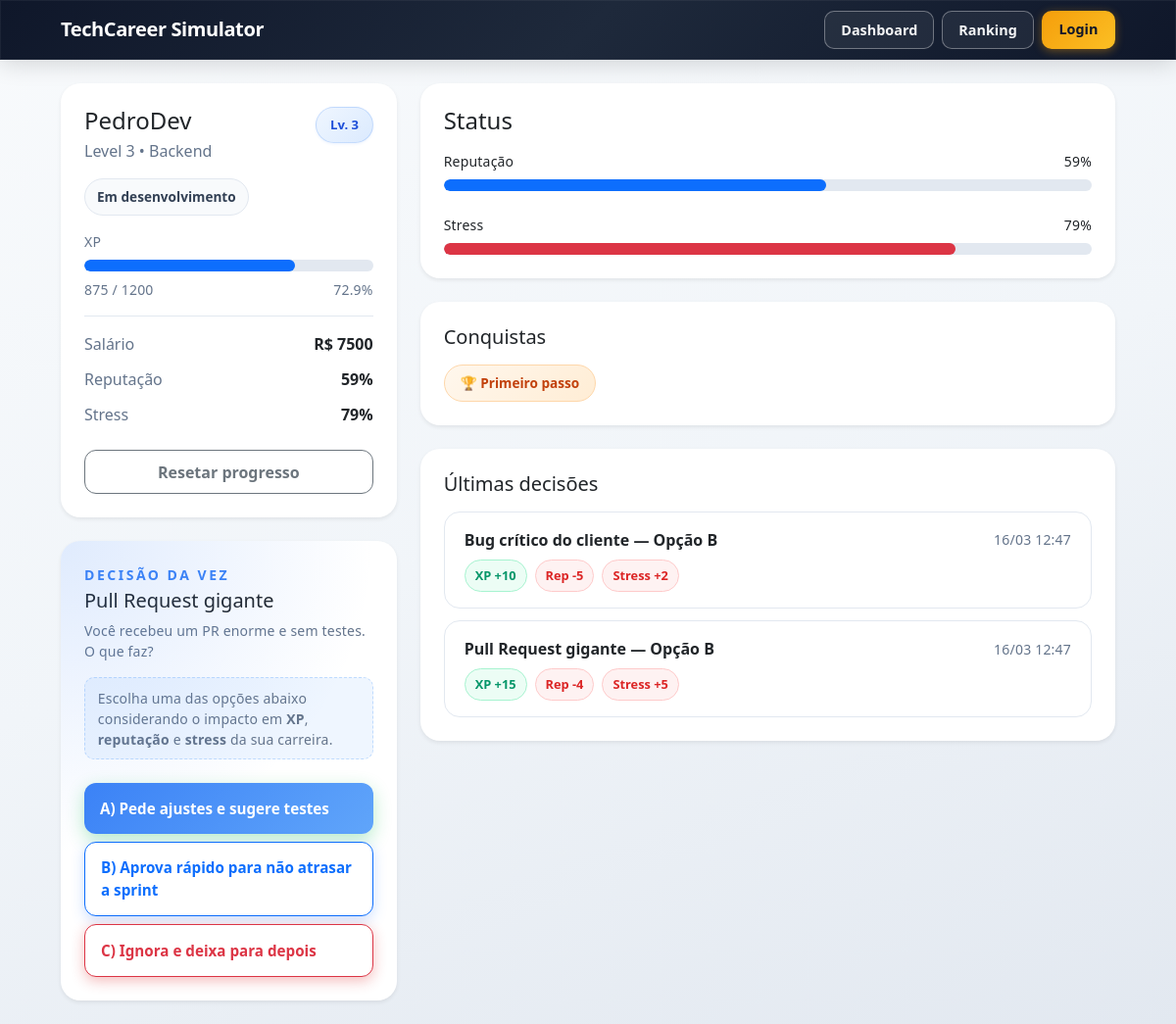
The page /dashboard (signed in) on the database its author committed.
### models.py (models this page shows)
class User(db.Model):
    id = db.Column(db.Integer, primary_key=True)
    username = db.Column(db.String(100), unique=True, nullable=False)
    stats = db.relationship("Stats", backref="user", uselist=False)

class Stats(db.Model):
    id = db.Column(db.Integer, primary_key=True)
    user_id = db.Column(db.Integer, db.ForeignKey("user.id"), nullable=False, unique=True)
    level = db.Column(db.Integer, default=1)
    xp = db.Column(db.Integer, default=0)
    xp_max = db.Column(db.Integer, default=100)
    salary = db.Column(db.Integer, default=2000)
    reputation = db.Column(db.Integer, default=50)
    stress = db.Column(db.Integer, default=10)

class DecisionLog(db.Model):
    id = db.Column(db.Integer, primary_key=True)
    user_id = db.Column(db.Integer, db.ForeignKey("user.id"), nullable=False)
    choice = db.Column(db.String(1), nullable=False)
    delta_xp = db.Column(db.Integer, default=0)
    delta_reputation = db.Column(db.Integer, default=0)
    delta_stress = db.Column(db.Integer, default=0)
    challenge_title = db.Column(db.String(150), nullable=True)
    created_at = db.Column(db.DateTime, default=datetime.utcnow)

### app.py (the view)
@app.route("/dashboard")
def dashboard():
    user_id = session.get("user_id")
    if not user_id:
        return redirect(url_for("login"))
    user = User.query.get(user_id)
    stats = Stats.query.filter_by(user_id=user_id).first()
    logs = (
    DecisionLog.query
    .filter_by(user_id=user_id)
    .order_by(DecisionLog.created_at.desc())
    .limit(5)
    .all()
)
    if not user or not stats:
        return redirect(url_for("login"))
    current_challenge = random.choice(challenges)
    achievements = []
    if len(logs) >= 1:
        achievements.append("Primeiro passo")
    if stats.level >= 4:
        achievements.append("Em ascensão")
    if stats.reputation >= 80:
        achievements.append("Boa reputação")
    if stats.stress >= 95:
        achievements.append("Burnout")
    if stats.xp >= stats.xp_max * 0.8:
        achievements.append("Quase lá")
    return render_template(
        "dashboard.html",
        user=user,
        stats=stats,
        logs=logs,
        current_challenge=current_challenge,
        achievements=achievements
    )

### app.py (called while the page is built)
def format_brasilia(dt):
    if dt is None:
        return ""
    if dt.tzinfo is None:
        dt = dt.replace(tzinfo=timezone.utc)
    br = dt.astimezone(BRASILIA)
    return br.strftime("%d/%m %H:%M")

### templates/dashboard.html (shortened to what this page needs)
{% extends "base.html" %}
{% block content %}
<div class="row g-4">
  <div class="col-12 col-lg-4">
    <div class="card shadow-sm border-0 profile-card">
      <div class="card-body p-4">
        <div class="d-flex justify-content-between align-items-start mb-3">
          <div>
            <h1 class="h4 mb-1">{{ user.username }}</h1>
            <p class="text-secondary mb-0">Level {{ stats.level }} • Backend</p>
          </div>
          <span class="level-badge">Lv. {{ stats.level }}</span>
        </div>
        {% if stats.stress >= 90 %}
          <div class="status-chip danger-soft mb-3">Em risco de burnout</div>
        {% elif stats.reputation >= 80 %}
          <div class="status-chip success-soft mb-3">Profissional em destaque</div>
        {% elif stats.xp >= stats.xp_max * 0.8 %}
          <div class="status-chip info-soft mb-3">Próximo de subir de nível</div>
        {% else %}
          <div class="status-chip neutral-soft mb-3">Em desenvolvimento</div>
        {% endif %}
        <div class="mb-2 small text-secondary">XP</div>
        <div class="progress mb-2">
          <div class="progress-bar" style="width: {{ (stats.xp / stats.xp_max) * 100 }}%"></div>
        </div>
        <div class="d-flex justify-content-between small text-secondary mb-3">
          <span>{{ stats.xp }} / {{ stats.xp_max }}</span>
          <span>{{ ((stats.xp / stats.xp_max) * 100) | round(1) }}%</span>
        </div>
        <hr>
        <div class="info-row">
          <span class="text-secondary">Salário</span>
          <span class="fw-semibold">R$ {{ stats.salary }}</span>
        </div>
        <div class="info-row">
          <span class="text-secondary">Reputação</span>
          <span class="fw-semibold">{{ stats.reputation }}%</span>
        </div>
        <div class="info-row">
          <span class="text-secondary">Stress</span>
          <span class="fw-semibold {% if stats.stress >= 90 %}text-danger{% endif %}">
            {{ stats.stress }}%
          </span>
        </div>
        <form method="POST" action="{{ url_for('reset') }}" class="mt-4">
          <button
            class="btn btn-outline-secondary w-100"
            type="submit"
          >
            Resetar progresso
          </button>
        </form>
      </div>
    </div>
    <div class="card shadow-sm border-0 mt-4 challenge-card">
      <div class="card-body p-4">
        <p class="challenge-label text-uppercase small fw-semibold mb-1">
          Decisão da vez
        </p>
        <h2 class="h5 mb-2">{{ current_challenge.title }}</h2>
        <p class="text-secondary small mb-3">
          {{ current_challenge.prompt }}
        </p>
        <p class="challenge-help text-secondary small mb-3">
          Escolha uma das opções abaixo considerando o impacto em
          <span class="fw-semibold">XP</span>, <span class="fw-semibold">reputação</span> e <span class="fw-semibold">stress</span> da sua carreira.
        </p>
        <form method="POST" action="{{ url_for('choose') }}" class="d-grid gap-2 mt-3 choice-buttons">
          <button
            class="btn btn-primary choice-btn choice-btn-a"
            name="choice"
            value="A"
            type="submit"
          >
            A) {{ current_challenge.a.text }}
          </button>
          <button
            class="btn btn-outline-primary choice-btn choice-btn-b"
            name="choice"
            value="B"
            type="submit"
          >
            B) {{ current_challenge.b.text }}
          </button>
          <button
            class="btn btn-outline-danger choice-btn choice-btn-c"
            name="choice"
            value="C"
            type="submit"
          >
            C) {{ current_challenge.c.text }}
          </button>
        </form>
      </div>
    </div>
  </div>
  <div class="col-12 col-lg-8">
    <div class="card shadow-sm border-0">
      <div class="card-body p-4">
        <div class="d-flex justify-content-between align-items-center mb-3">
          <h2 class="h4 mb-0">Status</h2>
        </div>
        <div class="mb-2 d-flex justify-content-between small">
          <span>Reputação</span>
          <span>{{ stats.reputation }}%</span>
        </div>
        <div class="progress mb-4">
          <div class="progress-bar" style="width: {{ stats.reputation }}%"></div>
        </div>
        <div class="mb-2 d-flex justify-content-between small">
          <span>Stress</span>
          <span>{{ stats.stress }}%</span>
        </div>
        <div class="progress">
          <div class="progress-bar bg-danger" style="width: {{ stats.stress }}%"></div>
        </div>
      </div>
    </div>
    <div class="card shadow-sm border-0 mt-4">
      <div class="card-body p-4">
        <h2 class="h5 mb-3">Conquistas</h2>
        {% if achievements and achievements|length > 0 %}
          <div class="achievement-list">
            {% for achievement in achievements %}
              <span class="achievement-badge">🏆 {{ achievement }}</span>
            {% endfor %}
          </div>
        {% else %}
          <p class="text-secondary mb-0">Nenhuma conquista desbloqueada ainda.</p>
        {% endif %}
      </div>
    </div>
    <div class="card shadow-sm border-0 mt-4">
      <div class="card-body p-4">
        <h2 class="h5 mb-3">Últimas decisões</h2>
        {% if logs and logs|length > 0 %}
          <div class="decision-list">
            {% for l in logs %}
              <div class="decision-item">
                <div class="decision-top">
                  <div class="fw-semibold">
                    {{ l.challenge_title if l.challenge_title else "Desafio" }} — Opção {{ l.choice }}
                  </div>
                  <span class="text-secondary small">{{ l.created_at | brasilia }}</span>
                </div>
                <div class="decision-stats mt-2">
                  <span class="decision-pill {% if l.delta_xp >= 0 %}pill-positive{% else %}pill-negative{% endif %}">
                    XP {{ "+" if l.delta_xp > 0 else "" }}{{ l.delta_xp }}
                  </span>
                  <span class="decision-pill {% if l.delta_reputation >= 0 %}pill-positive{% else %}pill-negative{% endif %}">
                    Rep {{ "+" if l.delta_reputation > 0 else "" }}{{ l.delta_reputation }}
                  </span>
                  <span class="decision-pill {% if l.delta_stress <= 0 %}pill-positive{% else %}pill-negative{% endif %}">
                    Stress {{ "+" if l.delta_stress > 0 else "" }}{{ l.delta_stress }}
                  </span>
                </div>
              </div>
            {% endfor %}
          </div>
        {% else %}
          <p class="text-secondary mb-0">Nenhuma decisão registrada ainda.</p>
        {% endif %}
      </div>
    </div>
  </div>
</div>
{% endblock %}

### rows shown on the page
User: username "PedroDev"
Stats: level "3", xp "875", xp_max "1200", ((stats.xp/stats.xp_max)*100)|round(1) "72.9", salary "7500", reputation "59", stress "79"
DecisionLog: title "Pull Request gigante", challenge_title "Pull Request gigante", choice "B", created_at|brasilia "16/03 12:47", delta_xp "+", delta_xp "15", delta_reputation "-4", delta_stress "+", delta_stress "5"
DecisionLog: challenge_title "Bug crítico do cliente", choice "B", created_at|brasilia "16/03 12:47", delta_xp "+", delta_xp "10", delta_reputation "-5", delta_stress "+", delta_stress "2"

### other values the page prints
{{ achievement }} "Primeiro passo"
